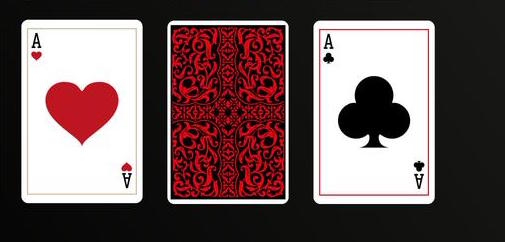
#> input picture Codes/card.jpg, 505 x 242 px
$ python extract.py
#> lines starting #> are read from the running program, lines starting #| are printed output that depends on the picture; after the words box and inside, x2 and y2 are one past the last pixel; in counts of white or black regions, pixels touching at a corner belong together
#> further down, img is the input picture: shape (242, 505, 3); mean B, G, R 91, 90.3, 109.8
import numpy as np
import cv2 as cv
import matplotlib
matplotlib.use('Agg')
import matplotlib.pyplot as plt
import math
from scipy.ndimage import label

def extract(img):
	cards = []
	found = 0
	w = 640
	gamma = 2
	window = 0.8
	angle = 5
	min_line_length = 20

	scaling_factor = w / img.shape[1]
#> scaling_factor = 1.27
	img_res = cv.resize(img, None, fx = scaling_factor, fy = scaling_factor, interpolation = cv.INTER_CUBIC)
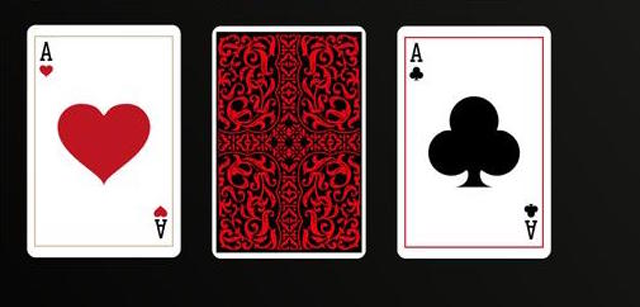
#> img_res: shape (307, 640, 3); mean B, G, R 90.9, 90.3, 109.6

	img_gray = cv.cvtColor(img_res, cv.COLOR_BGR2GRAY)
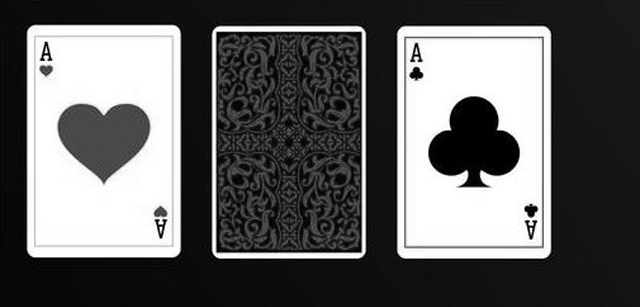
#> img_gray: shape (307, 640); min 0, max 255, mean 96.2
	h = img.shape[0]
#> h = 242

	min_size = 10 * math.sqrt(w)
	img_ctr = np.power(img_gray, gamma)
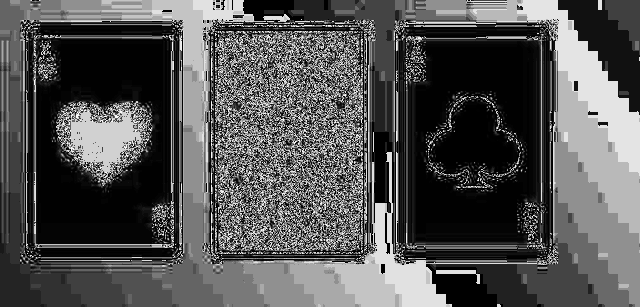
#> img_ctr: shape (307, 640); min 0, max 249, mean 83.8

	maxValue = 0.8 * np.amax(img_ctr)
#> maxValue = 199.2
	ret, img_bw = cv.threshold(img_ctr, maxValue, 255, cv.THRESH_BINARY)
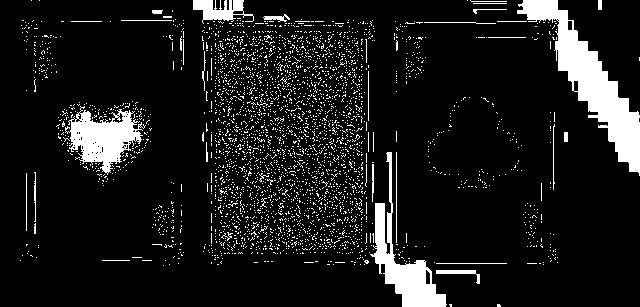
#> img_bw: shape (307, 640); 10.4% white; 3198 white regions (3161 under 20 px), largest, box (x1, y1, x2, y2) and area: (517, 0, 640, 176) 5757, (370, 152, 447, 307) 3010, (65, 106, 146, 175) 2675
#> ret = 199
	L, numL = label(img_bw)
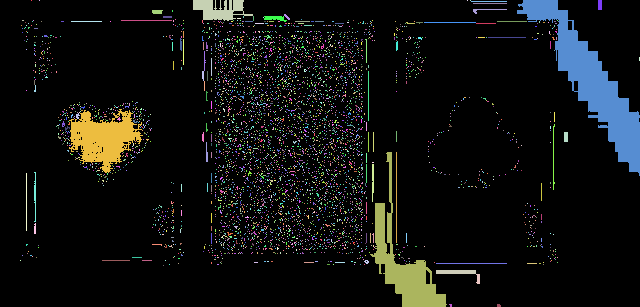
#> L: shape (307, 640) int32; 4440 distinct labels, from 0 to 4439; one colour per label, 0 black
#> numL = 4439

	for l in range(numL):
		arr = np.zeros(L.shape)
		for i in range(L.shape[0]):
			for j in range(L.shape[1]):
				if (L[i][j] == l):
					arr[i][j] = 255
		radius_disk = round(math.sqrt(np.count_nonzero(arr)/2))
		SE = cv.getStructuringElement(cv.MORPH_ELLIPSE, (radius_disk, radius_disk))

		img_closed = cv.dilate(cv.erode(arr, kernel = SE, iterations = 1), kernel = SE, iterations = 1)

		if (np.count_nonzero(img_closed) > min_size):
			y = []
			x = []
			for i in range(img_closed.shape[0]):
				for j in range(img_closed.shape[1]):
					if (img_closed[i][j] > 0):
						y.append(i)
						x.append(j)

			if (((abs(np.mean(y) - h / 2)) < h * window / 2) and
				((abs(np.mean(x) - w / 2)) < w * window / 2)
				):
				borders = cv.dilate(img_closed, kernel = cv.getStructuringElement(cv.MORPH_ELLIPSE, (1, 1)), iterations = 1) - img_closed
				lines = cv.HoughLines(borders,1,np.pi/180,150)
			if(l==0):
				break
			edges = cv2.Canny(borders,50,150,apertureSize = 3)
			lines = cv2.HoughLines(edges,1,np.pi/180,200)
			max_len = 0
			pts = np.zeros(4,2)
			for n in range(lines.shape[1]):
				line1 = lines(n)
				for m in range(n+1, lines.shape[1]):
					if(n!=m):
						line2 = lines(m)
						if(abs(line1[0][1]-line2[0][1]) < angle and abs(line1[0][0] - line2[0][0]) > min_line_length or norm(line2.point1 - line2.point2) > max_len):
							pts = [line1.point1, line1.point2, line2.point2, line2.point1]

		plt.imshow(lines, cmap='gray', interpolation='nearest')
		plt.savefig('img.jpg')
		print('hello')
#> img_closed: shape (307, 640) float64; every value is 0


if (__name__ == '__main__'):
	img = cv.imread('./card.jpg')
#> (the run stopped early here; a loop or call above may not have finished)
